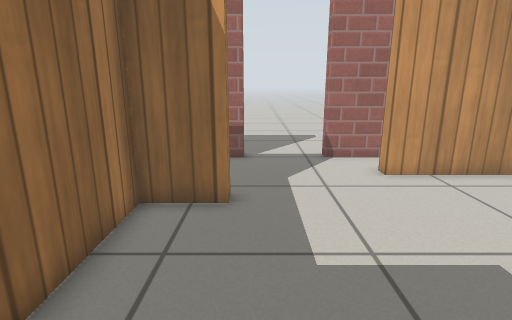
[1] (above)

24 first-person views from a walk through a world built for the Gazebo simulator. The camera is 0.79 m above the floor, tilts 14° down and sees 80° across. The floor is counted in squares, 0.25 m on a side. Each view is taken from the middle of a square. On the plan, view 1 faces up. The plan holds only what a view shows up to about 20 squares ahead; the rest is blank. Gazebo's built-in surfaces are drawn with simple patterns.

[2]
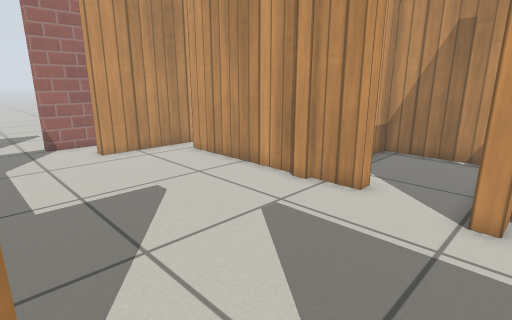

[3]
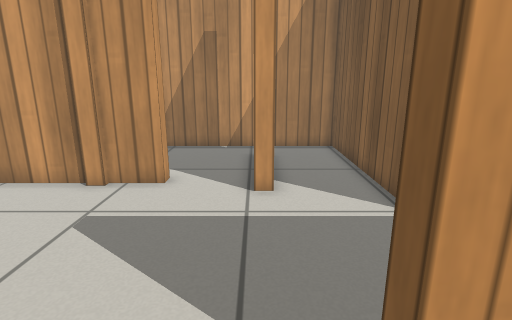

[4]
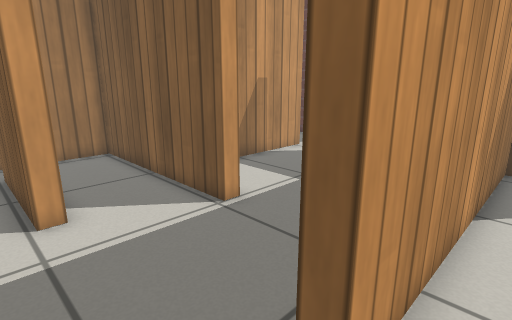

[5]
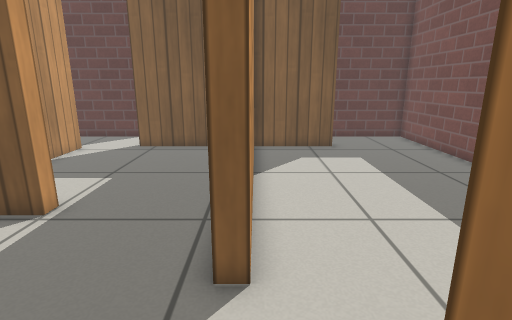

[6]
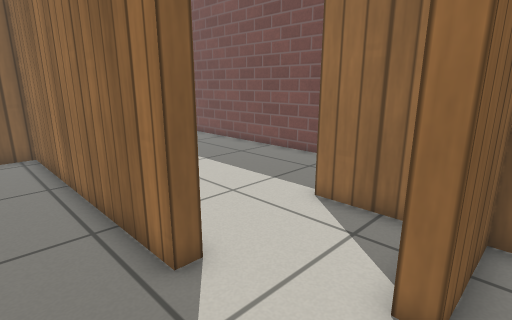

[7]
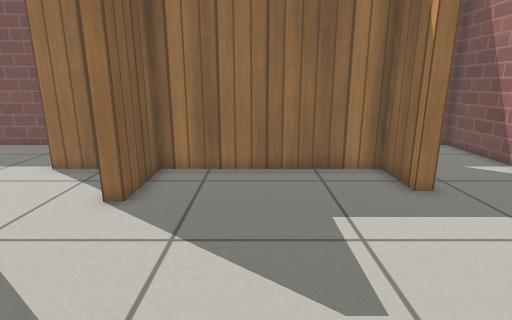

[8]
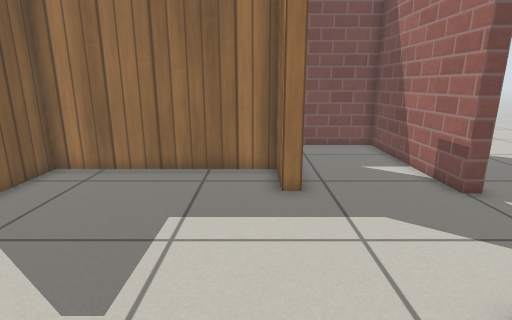

[9]
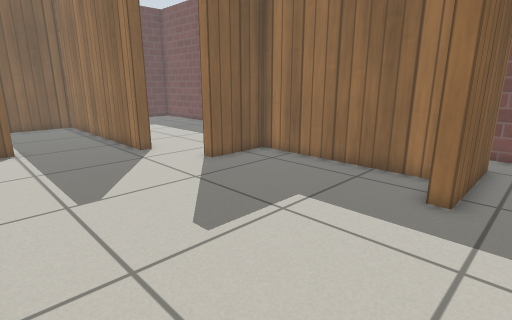

[10]
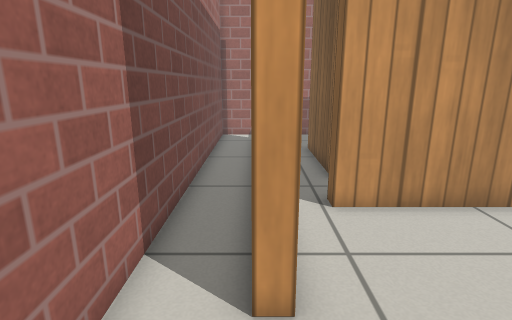

[11]
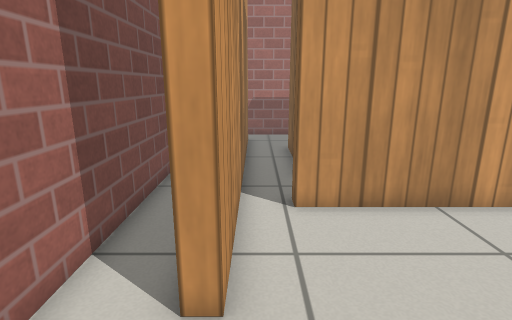

[12]
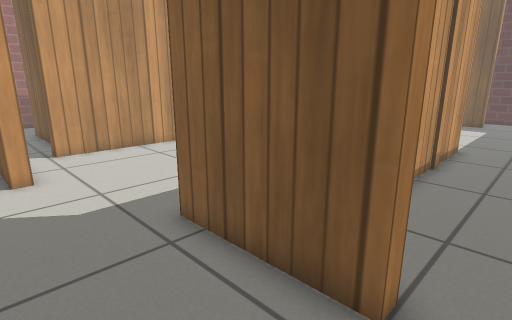

[13]
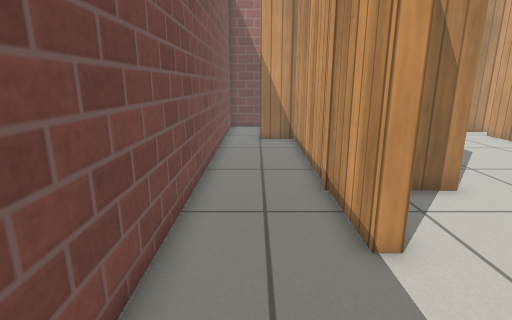

[14]
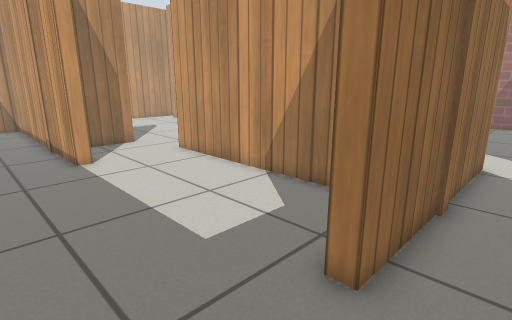

[15]
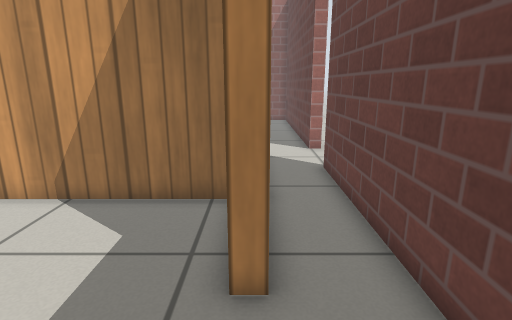

[16]
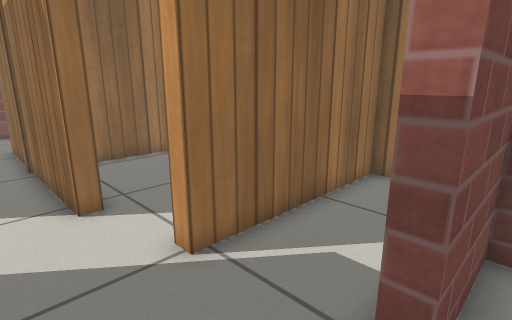

[17]
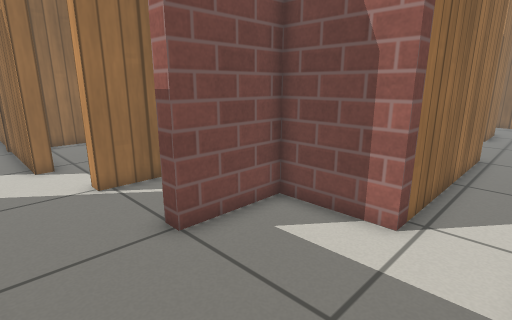

[18]
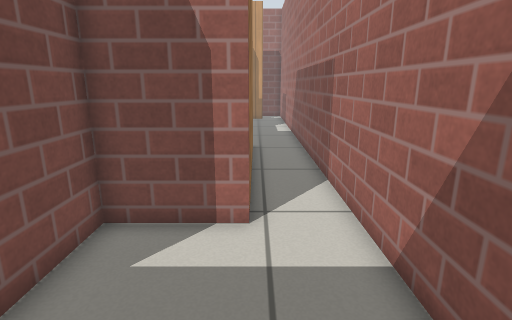

[19]
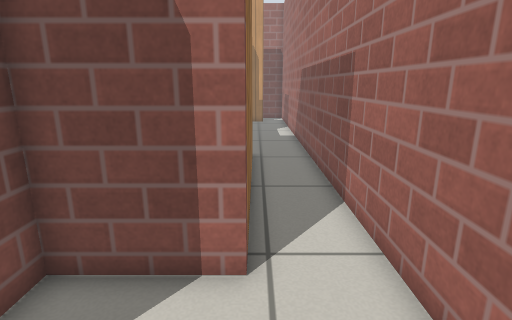

[20]
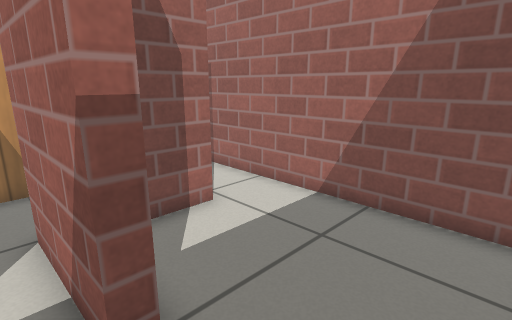

[21]
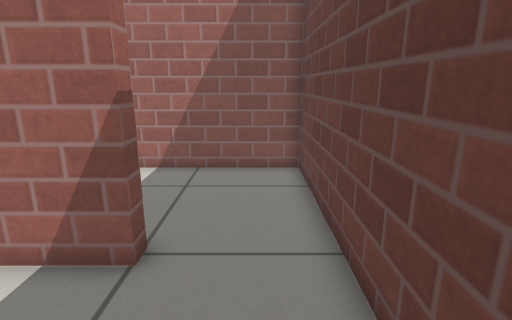

[22]
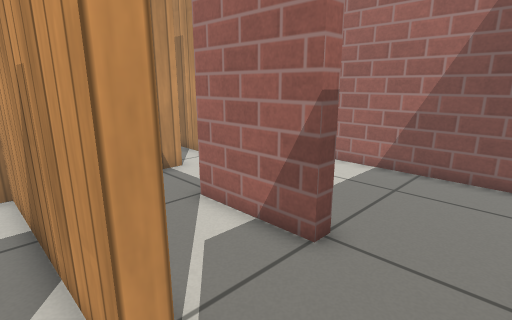

[23]
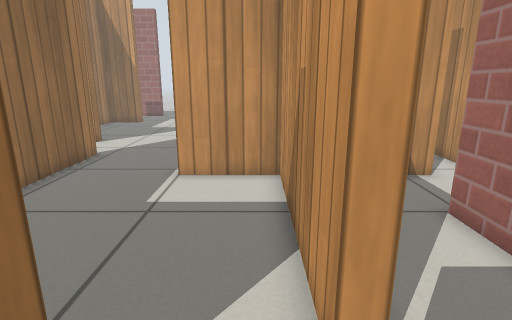

[24]
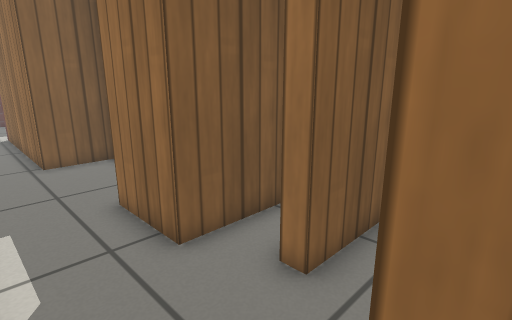

### Floor plan
Points are (right, up) in squares from view 1. A wall is a line through its corners. A room is listed if a view was taken in it or the views show most of it. See-through windows are left out.
Room 1 (views 1, 2, 3, 4, 5, 6, 7, 8, 9, 10, 11, 12)
walls: (8.5, 2.5) (8.5, 9); (8.5, 0) (8.5, 1.8) (8.2, 1.8) (8.2, 2.5); (-3.2, -2.2) (-3.2, -4.7); (-5.7, 7.8) (-5.7, 8.4) (-0.7, 8.4) (-0.7, 7.8) (-3.2, 7.8) (-3.2, -0.6) (0.1, -0.6) (0.1, -1.2) (-2.2, -1.2); (8.5, 10.4) (4.6, 10.4) (4.6, 11); (-0.5, 13.1) (-7.9, 13.1) (-7.9, 7.4); (1.1, -5.5) (1.1, -4.3) (1.7, -4.3) (1.7, -6.5); (7.8, -3.6) (7.8, -2.9); (8.5, 13.1) (3.1, 13.1); (6.2, -7) (8.4, -7)
low walls: (4.6, 11) (6.6, 11)
ways out: opening at (-6.5, 8) to room 2; opening at (-1, -4.7) to room 2; opening at (4.5, -7) to room 3; opening at (9, 10.5) to room 6; opening at (9, -3.5) to room 7; opening at (1, 13.5)
Room 2 (view 13)
walls: (-3.2, -4.7) (-3.8, -4.7) (-3.8, 7.8) (-5.7, 7.8); (-3, -15.6) (1.1, -15.6) (1.1, -5.5); (-7.9, 7.4) (-7.9, -15.5)
ways out: opening at (-6.5, 8) to room 1; opening at (-1, -4.7) to room 1; opening at (-5, -16) to room 3
Room 3 (views 14, 15, 21, 22, 23)
walls: (9.9, -15.2) (9.9, -7.6) (6.2, -7.6) (6.2, -7); (8, -18.7) (9.5, -18.7); (1.7, -6.5) (1.7, -15.6) (7.1, -15.6) (7.1, -16.2) (-3, -16.2) (-3, -15.6); (-7.9, -15.5) (-7.9, -18.7) (4.5, -18.7)
ways out: opening at (4.5, -7) to room 1; opening at (-5, -16) to room 2; opening at (10, -17) to room 5; opening at (6.5, -19)
Room 4 (views 16, 17, 18, 19)
walls: (16.6, -2.4) (17.8, -2.4) (17.8, -11.5) (14.4, -11.5) (14.4, -14.9) (13.8, -14.9); (13.5, -18.7) (20.4, -18.7) (20.4, 4.5); (14, 6) (17.2, 6) (17.2, 2.9)
ways out: opening at (14, -16.5) to room 5; opening at (18.5, 8) to room 6; opening at (17, 0)
Room 5 (view 20)
walls: (13.8, -14.9) (13.8, -10.8); (11.2, -7.6) (10.5, -7.6) (10.5, -15.2) (9.9, -15.2); (9.5, -18.7) (13.5, -18.7)
ways out: opening at (10, -17) to room 3; opening at (14, -16.5) to room 4; opening at (14.5, -9) to room 8
Room 6 (view 24)
walls: (17.6, 10.4) (8.5, 10.4); (18.6, 11) (18.6, 10.4); (11.5, 8.4) (16.2, 8.4) (16.2, 7.8); (20.4, 7.5) (20.4, 13.1) (8.5, 13.1); (8.5, 9) (9.1, 9)
ways out: opening at (9, 10.5) to room 1; opening at (18.5, 8) to room 4
Room 7 (no view inside)
walls: (9.1, 0) (8.5, 0); (7.8, -2.9) (12.7, -2.9); (8.4, -7) (14.6, -7) (14.6, 1.8) (13.3, 1.8)
ways out: opening at (9, -3.5) to room 1
Room 8 (no view inside)
walls: (15.4, -7.6) (13.6, -7.6); (17.3, -5.9) (17.3, -4.2)
ways out: opening at (14.5, -9) to room 5

Where each view was taken, in squares from view 1:
view 1: 0 up, 0 right, facing up
view 2: 4 down, 0 right, facing up-right
view 3: 3 down, 1 left, facing right
view 4: 2 down, 0 right, facing down-right
view 5: 0 up, 1 right, facing down
view 6: 0 up, 4 right, facing down-left
view 7: 3 up, 8 right, facing left
view 8: 7 up, 8 right, facing left
view 9: 10 up, 8 right, facing down-left
view 10: 11 up, 1 right, facing right
view 11: 10 up, 1 right, facing right
view 12: 12 up, 7 left, facing down-right
view 13: 10 down, 6 left, facing up
view 14: 18 down, 7 left, facing up-right
view 15: 16 down, 7 left, facing right
view 16: 18 down, 15 right, facing up-left
view 17: 18 down, 20 right, facing up-left
view 18: 18 down, 18 right, facing up
view 19: 16 down, 18 right, facing up
view 20: 18 down, 13 right, facing up-right
view 21: 17 down, 9 right, facing right
view 22: 18 down, 9 right, facing up-right
view 23: 18 down, 9 right, facing up
view 24: 11 up, 20 right, facing down-left
